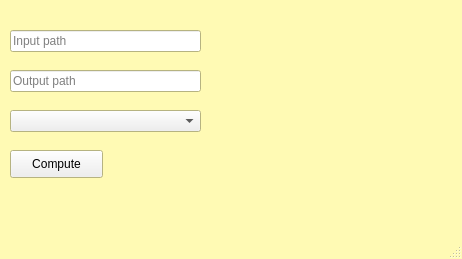
<?xml version="1.0" encoding="UTF-8"?>
<ui version="4.0">
 <class>MainWindow</class>
 <widget class="QMainWindow" name="MainWindow">
  <property name="geometry">
   <rect>
    <x>0</x>
    <y>0</y>
    <width>462</width>
    <height>259</height>
   </rect>
  </property>
  <property name="palette">
   <palette>
    <active>
     <colorrole role="Base">
      <brush brushstyle="SolidPattern">
       <color alpha="255">
        <red>255</red>
        <green>255</green>
        <blue>255</blue>
       </color>
      </brush>
     </colorrole>
     <colorrole role="Window">
      <brush brushstyle="SolidPattern">
       <color alpha="255">
        <red>255</red>
        <green>250</green>
        <blue>180</blue>
       </color>
      </brush>
     </colorrole>
    </active>
    <inactive>
     <colorrole role="Base">
      <brush brushstyle="SolidPattern">
       <color alpha="255">
        <red>255</red>
        <green>255</green>
        <blue>255</blue>
       </color>
      </brush>
     </colorrole>
     <colorrole role="Window">
      <brush brushstyle="SolidPattern">
       <color alpha="255">
        <red>255</red>
        <green>250</green>
        <blue>180</blue>
       </color>
      </brush>
     </colorrole>
    </inactive>
    <disabled>
     <colorrole role="Base">
      <brush brushstyle="SolidPattern">
       <color alpha="255">
        <red>255</red>
        <green>250</green>
        <blue>180</blue>
       </color>
      </brush>
     </colorrole>
     <colorrole role="Window">
      <brush brushstyle="SolidPattern">
       <color alpha="255">
        <red>255</red>
        <green>250</green>
        <blue>180</blue>
       </color>
      </brush>
     </colorrole>
    </disabled>
   </palette>
  </property>
  <property name="windowTitle">
   <string>Bakery inventory</string>
  </property>
  <widget class="QWidget" name="centralWidget">
   <widget class="QPushButton" name="button">
    <property name="geometry">
     <rect>
      <x>10</x>
      <y>150</y>
      <width>93</width>
      <height>28</height>
     </rect>
    </property>
    <property name="text">
     <string>Compute</string>
    </property>
   </widget>
   <widget class="QLineEdit" name="input">
    <property name="geometry">
     <rect>
      <x>10</x>
      <y>30</y>
      <width>191</width>
      <height>22</height>
     </rect>
    </property>
    <property name="toolTip">
     <string>Input path</string>
    </property>
    <property name="placeholderText">
     <string>Input path</string>
    </property>
   </widget>
   <widget class="QLineEdit" name="output">
    <property name="geometry">
     <rect>
      <x>10</x>
      <y>70</y>
      <width>191</width>
      <height>22</height>
     </rect>
    </property>
    <property name="placeholderText">
     <string>Output path</string>
    </property>
   </widget>
   <widget class="QComboBox" name="comboBox">
    <property name="geometry">
     <rect>
      <x>10</x>
      <y>110</y>
      <width>191</width>
      <height>22</height>
     </rect>
    </property>
    <property name="currentText">
     <string/>
    </property>
    <property name="maxVisibleItems">
     <number>6</number>
    </property>
   </widget>
   <widget class="QLabel" name="label">
    <property name="geometry">
     <rect>
      <x>110</x>
      <y>160</y>
      <width>171</width>
      <height>16</height>
     </rect>
    </property>
    <property name="text">
     <string/>
    </property>
   </widget>
   <widget class="QLabel" name="image">
    <property name="geometry">
     <rect>
      <x>230</x>
      <y>40</y>
      <width>211</width>
      <height>171</height>
     </rect>
    </property>
    <property name="text">
     <string/>
    </property>
   </widget>
  </widget>
  <widget class="QStatusBar" name="statusBar"/>
 </widget>
 <layoutdefault spacing="6" margin="11"/>
 <resources/>
 <connections/>
</ui>
